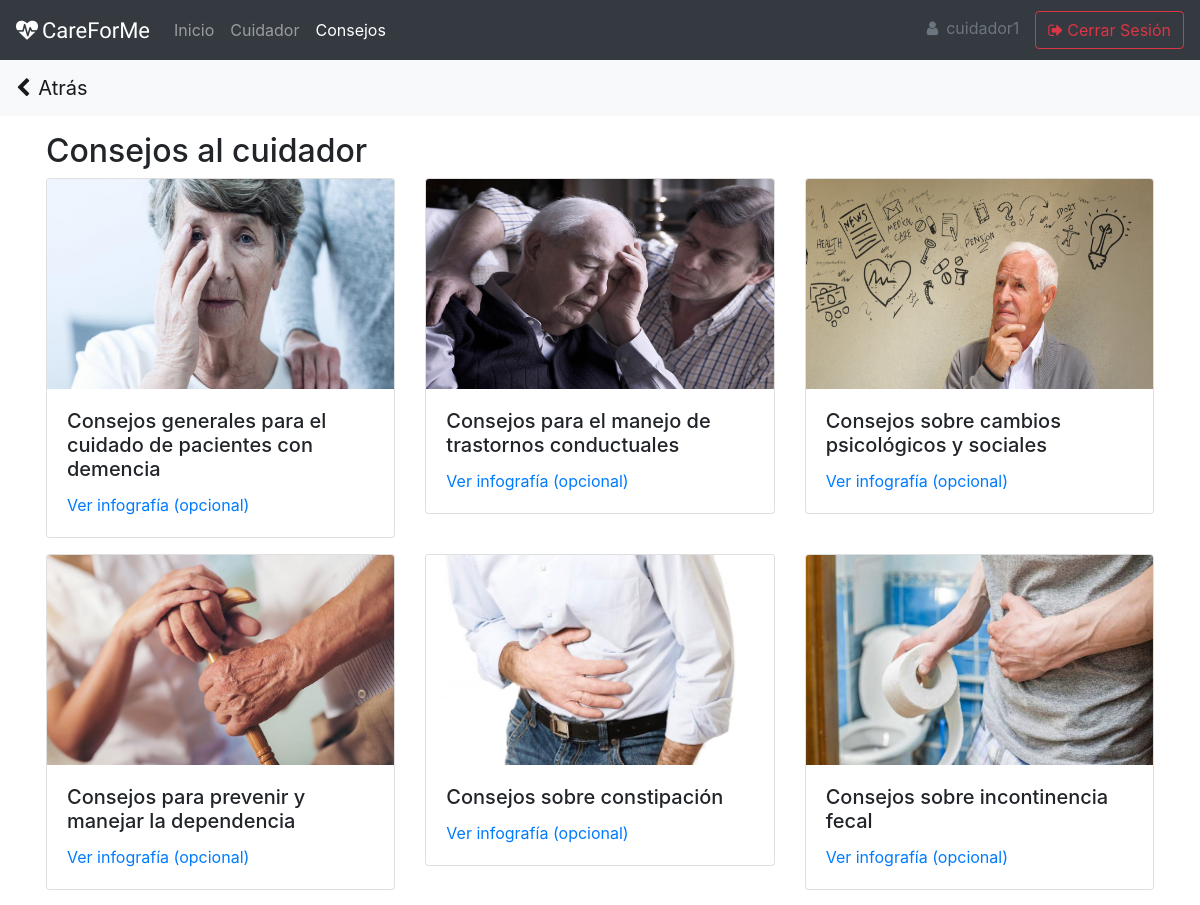
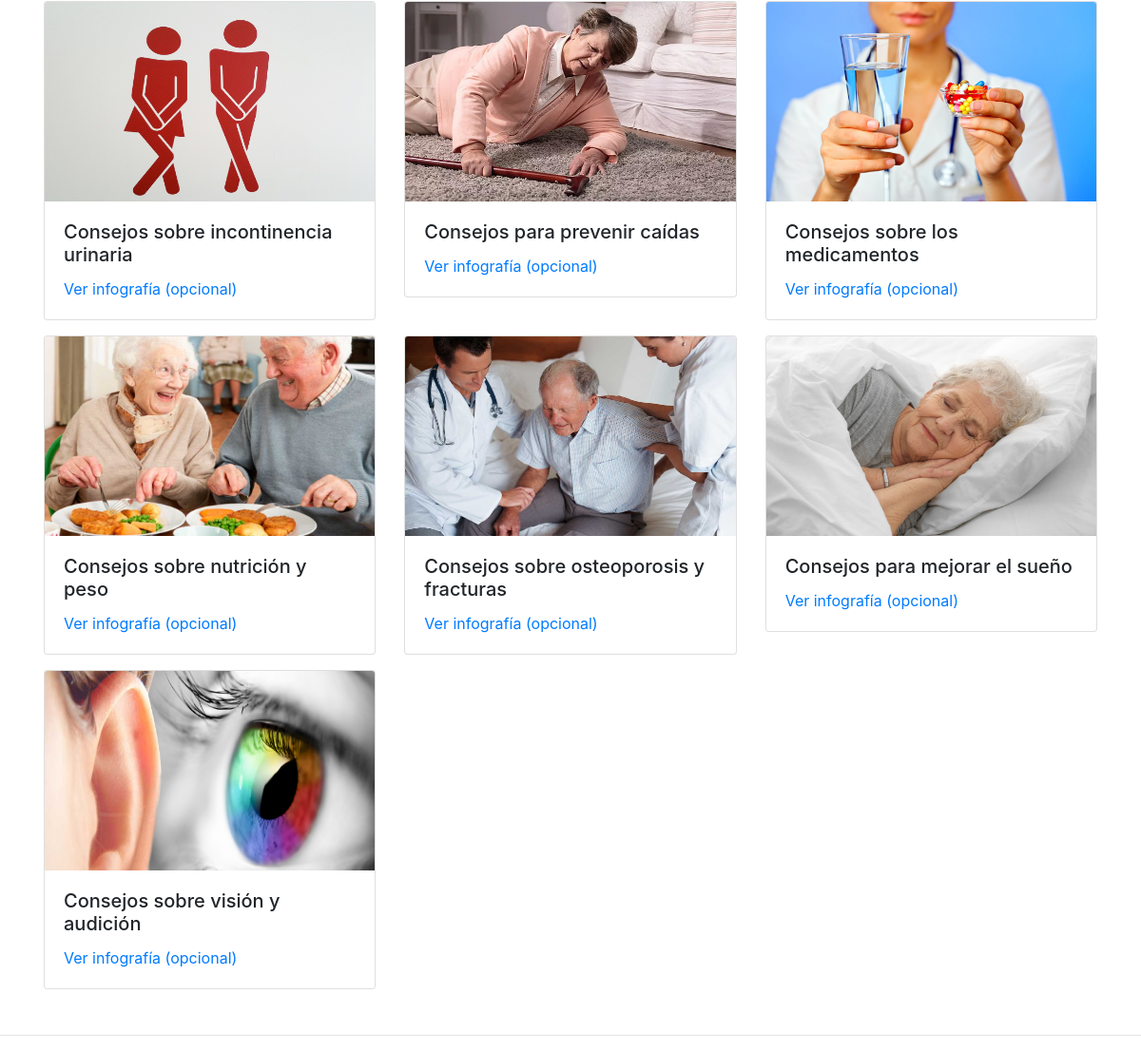
/content/consejos/ (signed in), run on the app's committed database (2 pictures, top to bottom).
### registration/models.py (models this page shows)
class User(AbstractUser):
    is_medico = models.BooleanField(default=False, verbose_name='Médico')
    is_cuidador = models.BooleanField(default=False, verbose_name='Cuidador')
    is_gestionador = models.BooleanField(default=False, verbose_name='Gestionador')

### content/models.py (models this page shows, shortened)
class Tema(models.Model):
    creado_por = models.ForeignKey(settings.AUTH_USER_MODEL, on_delete=models.CASCADE, verbose_name='Creado_por')
    subtopico = models.ForeignKey(Subtopico, on_delete=models.CASCADE, default=None, blank=True, null=True, verbose_name='Subtópico')
    topico = models.ForeignKey(Topico, on_delete=models.CASCADE, verbose_name='Tópico')
    nombre = models.CharField(max_length=100, verbose_name='Nombre')
    imagen = models.ImageField(verbose_name='Imagen', null=True, upload_to="temas")
    url_infografia = models.URLField(null=True, blank=True,verbose_name="URL Infografía")
    fecha_creacion = models.DateTimeField(auto_now_add=True, verbose_name='Fecha de creación')
    class Meta:
        verbose_name = 'Tema'
        verbose_name_plural = 'Temas'
        ordering = ['topico', 'subtopico']

### content/views.py (the view)
# urls.py: path('consejos/', views.consejos, name='consejos'),
@login_required
def consejos(request):
    temas = Tema.objects.filter(nombre__icontains = "Consejos")
    return render(request, 'content/consejos.html', {'temas': temas})

### content/templates/content/consejos.html (shortened to what this page needs)
{% extends "core/base.html" %} {% block title %}Consejos{% endblock %} {% block content %}
<h2>Consejos al cuidador</h2>
<div class="row">
    {% for tema in temas %}
    <div class="col-sm-4">
        <div class="card mb-3">
            <img class="card-img-top" height="210" src="{% if tema.imagen %}{{tema.imagen.url}}{% endif %}" alt="Card image cap">
            <div class="card-body">
                <h5 class="card-title">{{tema.nombre}}</h5>
                {% if tema.url_infografia %}<a style="z-index: 2;position: relative;" href="{% url 'infografia_consejos' tema.id %}">Ver infografía (opcional)</a> {% endif %}
            </div>
        </div>
    </div>
    {% endfor %}
</div>
{% endblock %}

### core/templates/core/base.html (shortened to what this page needs)
<!DOCTYPE html>
<html lang="en">
<head>
    <link rel="stylesheet" href="https://stackpath.bootstrapcdn.com/bootstrap/4.5.2/css/bootstrap.min.css">
    <link rel="stylesheet" type="text/css" href="https://cdn.datatables.net/1.10.22/css/jquery.dataTables.css">
    <link rel="stylesheet" href="https://cdn.datatables.net/responsive/2.2.6/css/responsive.dataTables.min.css">
    <link rel="stylesheet" href="https://stackpath.bootstrapcdn.com/font-awesome/4.7.0/css/font-awesome.min.css">
</head>
<body>
    <nav class="navbar sticky-top navbar-expand-lg navbar-dark bg-dark">
        <a style="font-family: 'Teko', sans-serif;font-size: 22px;" class="navbar-brand" {% if request.user.is_authenticated %}href="{% url 'home'%}" {% else %}href="{% url 'portada'%}" {% endif %}><i class="fa fa-heartbeat mr-1" aria-hidden="true"></i>CareForMe</a>
        <div class="collapse navbar-collapse" id="navbarSupportedContent">
            {% if request.user.is_authenticated %}
            <ul class="navbar-nav mr-auto">
                <li class="nav-item {% if '/content/' in request.path and '/consejos/' not in request.path %}active{% endif %}">
                    <a class="nav-link" href="{% url 'home' %}">Inicio <span class="sr-only">(current)</span></a>
                </li>
                {% if not request.user.is_staff and request.user.is_cuidador %}
                <li class="nav-item {% if '/patient/' in request.path %}active{% endif %}">
                    <a class="nav-link" href="{% url 'info_cuidador' %}">Cuidador</a>
                </li>
                <li class="nav-item {% if '/consejos/' in request.path %}active{% endif %}">
                    <a class="nav-link" href="{% url 'consejos' %}">Consejos</a>
                </li>
                {% elif request.user.is_medico %}
                <li class="nav-item {% if 'change-password' in request.path %}active{% endif %}">
                    <a class="nav-link" href="{% url 'change-password' %}">Cambiar contraseña</a>
                </li>
                {% endif %}
            </ul>
            <a class="nav-link disabled pl-0" href="#" tabindex="-1" aria-disabled="true"><i class="fa fa-user mr-2 mb-2" aria-hidden="true"></i>{{user.get_username}}</a>
            <a href="{% url 'logout' %}" class="btn btn-outline-danger" tabindex="-1" role="button" aria-disabled="true"><i class="fa fa-sign-out mr-1" aria-hidden="true"></i>Cerrar Sesión</a> {% endif %}
        </div>
    </nav>
    {% if request.user.is_authenticated and request.path != '/content/' %}
    <nav style="z-index: 1" class="navbar sticky-top navbar-light bg-light second-nav">
        <a href="" onClick="window.history.back();return false;" class="navbar-brand"><i class="fa fa-chevron-left mr-2" aria-hidden="true"></i>Atrás</a>
    </nav>
    {% endif %}
    <div class="container p-3">
        {% block content %} {% endblock %}
    </div>
    {% if request.path != "/accounts/login/" %}
    <hr>{% endif %}
</body>
</html>

### core/templates/core/base.html (style rules this page uses)
.second-nav { top: 56px; }

### data on the page
User: get_username "cuidador1"
Tema: imagen (picture), nombre "Consejos generales para el cuidado de pacientes con demencia", shows "Ver infografía (opcional)"
Tema: imagen (picture), nombre "Consejos para el manejo de trastornos conductuales", shows "Ver infografía (opcional)"
Tema: imagen (picture), nombre "Consejos sobre cambios psicológicos y sociales", shows "Ver infografía (opcional)"
Tema: imagen (picture), nombre "Consejos para prevenir y manejar la dependencia", shows "Ver infografía (opcional)"
Tema: imagen (picture), nombre "Consejos sobre constipación", shows "Ver infografía (opcional)"
Tema: imagen (picture), nombre "Consejos sobre incontinencia fecal", shows "Ver infografía (opcional)"
Tema: imagen (picture), nombre "Consejos sobre incontinencia urinaria", shows "Ver infografía (opcional)"
Tema: imagen (picture), nombre "Consejos para prevenir caídas", shows "Ver infografía (opcional)"
Tema: imagen (picture), nombre "Consejos sobre los medicamentos", shows "Ver infografía (opcional)"
Tema: imagen (picture), nombre "Consejos sobre nutrición y peso", shows "Ver infografía (opcional)"
Tema: imagen (picture), nombre "Consejos sobre osteoporosis y fracturas", shows "Ver infografía (opcional)"
Tema: imagen (picture), nombre "Consejos para mejorar el sueño", shows "Ver infografía (opcional)"
Tema: imagen (picture), nombre "Consejos sobre visión y audición", shows "Ver infografía (opcional)"
